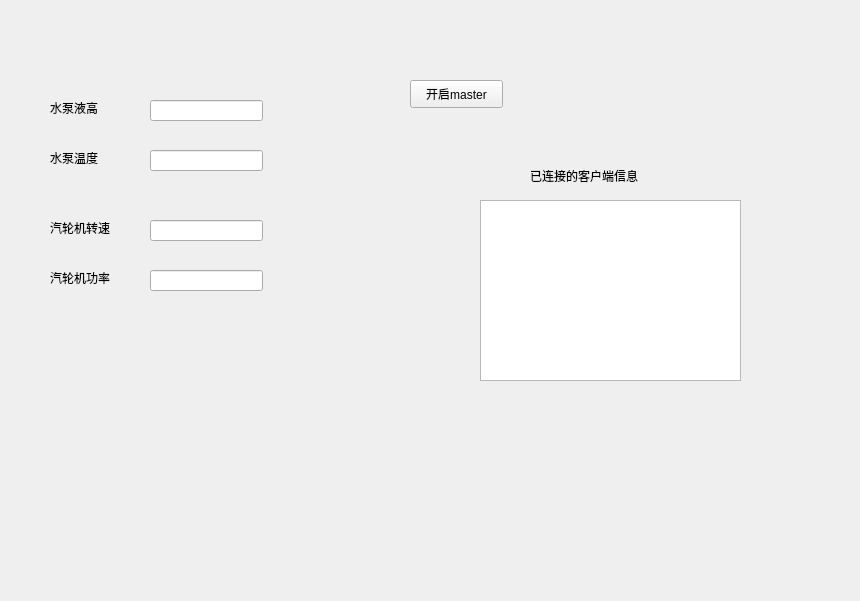
<?xml version="1.0" encoding="UTF-8"?>
<ui version="4.0">
 <class>Widget</class>
 <widget class="QWidget" name="Widget">
  <property name="geometry">
   <rect>
    <x>0</x>
    <y>0</y>
    <width>860</width>
    <height>601</height>
   </rect>
  </property>
  <property name="windowTitle">
   <string>Widget</string>
  </property>
  <widget class="QPushButton" name="pushButton_5">
   <property name="geometry">
    <rect>
     <x>861</x>
     <y>1246</y>
     <width>296</width>
     <height>28</height>
    </rect>
   </property>
   <property name="text">
    <string>加载</string>
   </property>
  </widget>
  <widget class="QPlainTextEdit" name="plainTextEdit_slaves">
   <property name="geometry">
    <rect>
     <x>480</x>
     <y>200</y>
     <width>261</width>
     <height>181</height>
    </rect>
   </property>
  </widget>
  <widget class="QLabel" name="label_M3_2">
   <property name="geometry">
    <rect>
     <x>530</x>
     <y>160</y>
     <width>151</width>
     <height>31</height>
    </rect>
   </property>
   <property name="text">
    <string>已连接的客户端信息</string>
   </property>
  </widget>
  <widget class="QLabel" name="label">
   <property name="geometry">
    <rect>
     <x>50</x>
     <y>100</y>
     <width>71</width>
     <height>16</height>
    </rect>
   </property>
   <property name="text">
    <string>水泵液高</string>
   </property>
  </widget>
  <widget class="QLabel" name="label_2">
   <property name="geometry">
    <rect>
     <x>50</x>
     <y>150</y>
     <width>71</width>
     <height>16</height>
    </rect>
   </property>
   <property name="text">
    <string>水泵温度</string>
   </property>
  </widget>
  <widget class="QLabel" name="label_3">
   <property name="geometry">
    <rect>
     <x>50</x>
     <y>220</y>
     <width>81</width>
     <height>16</height>
    </rect>
   </property>
   <property name="text">
    <string>汽轮机转速</string>
   </property>
  </widget>
  <widget class="QLabel" name="label_4">
   <property name="geometry">
    <rect>
     <x>50</x>
     <y>270</y>
     <width>81</width>
     <height>16</height>
    </rect>
   </property>
   <property name="text">
    <string>汽轮机功率</string>
   </property>
  </widget>
  <widget class="QLineEdit" name="lineEdit_PumpH">
   <property name="geometry">
    <rect>
     <x>150</x>
     <y>100</y>
     <width>113</width>
     <height>21</height>
    </rect>
   </property>
  </widget>
  <widget class="QLineEdit" name="lineEdit_PumpT">
   <property name="geometry">
    <rect>
     <x>150</x>
     <y>150</y>
     <width>113</width>
     <height>21</height>
    </rect>
   </property>
  </widget>
  <widget class="QLineEdit" name="lineEdit_TurbineR">
   <property name="geometry">
    <rect>
     <x>150</x>
     <y>220</y>
     <width>113</width>
     <height>21</height>
    </rect>
   </property>
  </widget>
  <widget class="QLineEdit" name="lineEdit_TurbineP">
   <property name="geometry">
    <rect>
     <x>150</x>
     <y>270</y>
     <width>113</width>
     <height>21</height>
    </rect>
   </property>
  </widget>
  <widget class="QPushButton" name="btnStartMaster">
   <property name="geometry">
    <rect>
     <x>410</x>
     <y>80</y>
     <width>93</width>
     <height>28</height>
    </rect>
   </property>
   <property name="text">
    <string>开启master</string>
   </property>
  </widget>
 </widget>
 <layoutdefault spacing="6" margin="11"/>
 <resources/>
 <connections/>
</ui>
